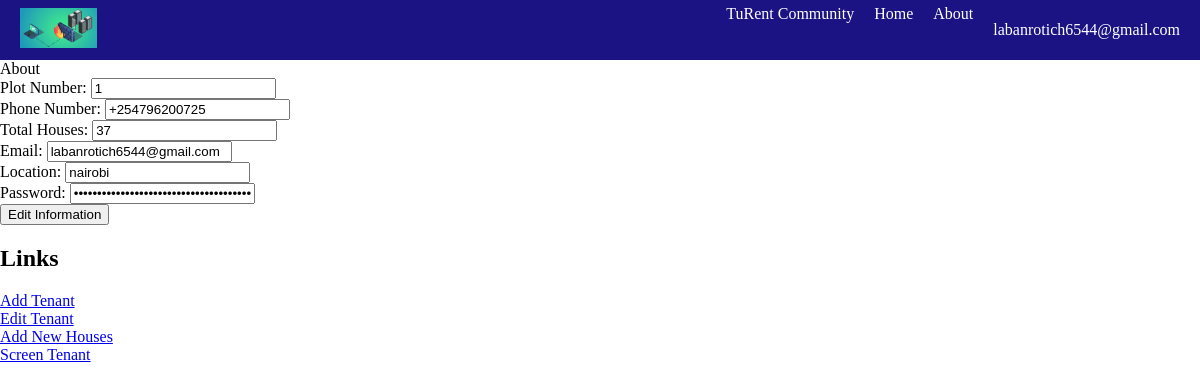
Page /home (signed in) on the earlier database version.
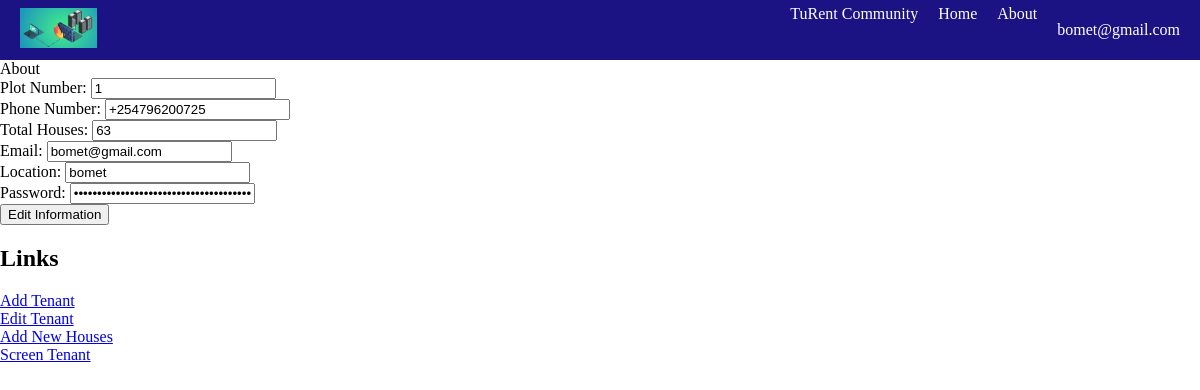
Same page on the later database version.
### app/models.py (models this page shows, shortened)
class PlotInformation(Base):
    __tablename__ = 'plot_information'
    id = Column(Integer, primary_key=True)
    plot_number = Column(String(50), nullable=False)
    phone_number = Column(String(50), nullable=False)
    total_houses = Column(Integer, nullable=False)
    email = Column(String(100), nullable=False)
    location = Column(String(100), nullable=False)
    password1 = Column(String(100), nullable=False)

### app/views.py (the view)
@app.route("/home")
@login_required
def home():
    print("Current user:", current_user)  # Print the current user for debugging purposes
    if 'plot_id' in session and 'plot_number' in session:
        plot_id = session['plot_id']
        plot_number = session['plot_number']
        print("Logged in as landlord. Plot ID:", plot_id)
        print("Plot Number:", plot_number)
        plot = db_session.query(PlotInformation).filter_by(plot_number=plot_number).first()
        return render_template('landlord_home.html', plot=plot)  # Pass the 'plot' variable to the template context
    elif 'tenant_id' in session:
        tenant_id = session['tenant_id']
        print("Logged in as tenant. Tenant ID:", tenant_id)
        return render_template('plot_info.html', user_type='tenant')
    else:
        print("User is not properly authenticated. Redirecting to the login page.")
        return redirect('/login')

### app/views.py (called while the page is built)
@login_manager.user_loader
def load_user(user_id):
    return db_session.query(PlotInformation).get(user_id)

### app/templates/landlord_home.html (shortened to what this page needs)
{% extends "templates/base.html" %}
{% block title %}About{% endblock %}
{% block main %}
    <div class="form-container">
        <form id="myForm" action="/edit_plot" method="POST">
            <label for="plot_number">Plot Number:</label>
            <input type="text" name="plot_number" value="{{ plot.plot_number }}" required><br>
            <label for="phone_number">Phone Number:</label>
            <input type="text" name="phone_number" value="{{ plot.phone_number }}" required><br>
            <label for="total_houses">Total Houses:</label>
            <input type="number" name="total_houses" value="{{ plot.total_houses }}" required><br>
            <label for="email">Email:</label>
            <input type="email" name="email" value="{{ plot.email }}" required><br>
            <div class="location-container">
                <label for="location">Location:</label>
                <input type="text" name="location" value="{{ plot.location }}" required><br>
            </div>
            <label for="password1">Password:</label>
            <input type="password" name="password1" value="{{ plot.password1 }}" required><br>
            <input type="submit" value="Edit Information">
        </form>
        <div class="links-container">
            <h2>Links</h2>
            <a href="/add_tenant">Add Tenant</a><br>
            <a href="/edit_tenant">Edit Tenant</a><br>
            <a href="/add_house_info">Add New Houses</a><br>
            <a href="/screen-tenant">Screen Tenant</a><br>
        </div>
    </div>
{% endblock %}

### app/templates/templates/base.html (shortened to what this page needs)
<!DOCTYPE html>
<html>
<head>
    <link rel="stylesheet" href="{{ url_for('static', filename='landlord_home.css') }}">
</head>
<body>
    <div class="navbar">
        <div class="navbar-logo">
            <img src="./static/img/firewall.PNG" alt="Logo" height="40">
        </div>
        <div class="navbar-links">
            <a href="#">TuRent Community</a>
            <a href="#">Home</a>
            <a href="#">About</a>
            <p>{{ current_user.email }}</p>
        </div>
    </div>
    {% block title%}  {% endblock%}
    {% block main %}
    {%endblock%}
</body>
</html>

### app/templates/templates/base.html (style rules this page uses)
body { margin: 0; padding: 0; }
.navbar { background-color: rgb(27, 19, 131); color: white; display: flex; align-items: center; height: 60px; }
.navbar-logo { margin-left: 20px; }
.navbar-links { margin-left: auto; margin-right: 20px; display: flex; }
.navbar-links a { color: white; text-decoration: none; margin-right: 20px; }

Differences in the rows shown:
changed PlotInformation: email "labanrotich6544@gmail.com" → "bomet@gmail.com"; total_houses "37" → "63"; location "nairobi" → "bomet"
